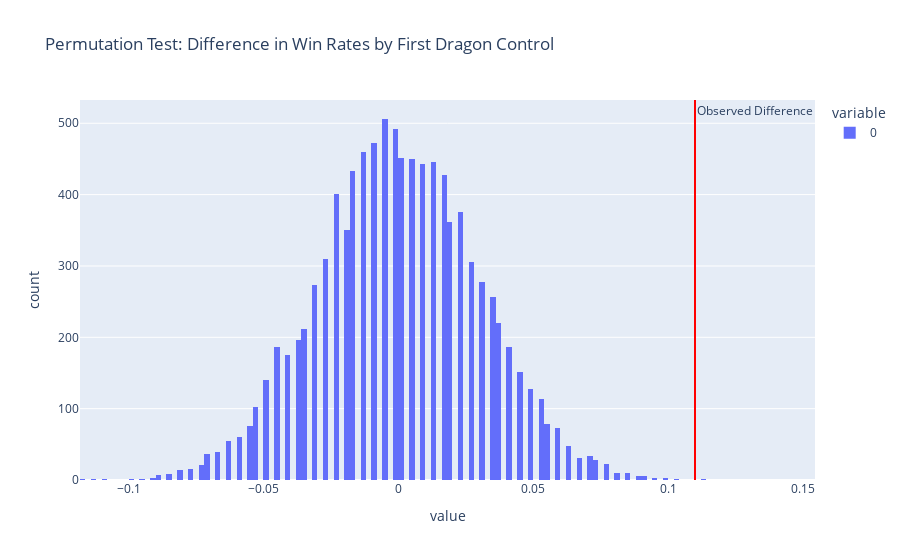

Notebook code for this chart:
### Code cell
px.histogram(
    perm_diffs,
    title="Permutation Test: Difference in Win Rates by First Dragon Control"
).add_vline(
    x=obs_diff,
    line_color="red",
    annotation_text="Observed Difference"
)

### Figure 1 — Plotly figure (JSON) as saved in the notebook; plotly's stock layout.template omitted (floating-point values rounded to 4 significant figures; data arrays with more than 128 entries replaced by an {"elided": "..."} marker saying what was removed)
{"data": [{"alignmentgroup": "True", "bingroup": "x", "hovertemplate": "variable=0<br>value=%{x}<br>count=%{y}<extra></extra>", "legendgroup": "0", "marker": {"color": "#636efa", "pattern": {"shape": ""}}, "name": "0", "offsetgroup": "0", "orientation": "v", "showlegend": true, "type": "histogram", "x": {"elided": "10000 float values"}, "xaxis": "x", "yaxis": "y"}], "layout": {"annotations": [{"showarrow": false, "text": "Observed Difference", "x": 0.1099, "xanchor": "left", "xref": "x", "y": 1, "yanchor": "top", "yref": "y domain"}], "autosize": true, "barmode": "relative", "legend": {"title": {"text": "variable"}, "tracegroupgap": 0}, "shapes": [{"line": {"color": "red"}, "type": "line", "x0": 0.1099, "x1": 0.1099, "xref": "x", "y0": 0, "y1": 1, "yref": "y domain"}], "title": {"text": "Permutation Test: Difference in Win Rates by First Dragon Control"}, "xaxis": {"anchor": "y", "autorange": true, "domain": [0, 1], "range": [-0.118, 0.1452], "title": {"text": "value"}, "type": "linear"}, "yaxis": {"anchor": "x", "autorange": true, "domain": [0, 1], "range": [0, 532.6], "title": {"text": "count"}}}}
